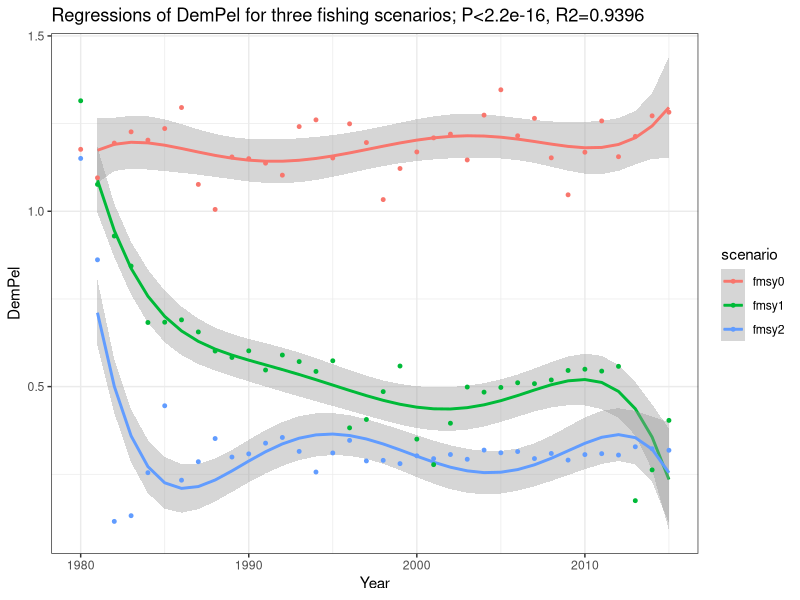
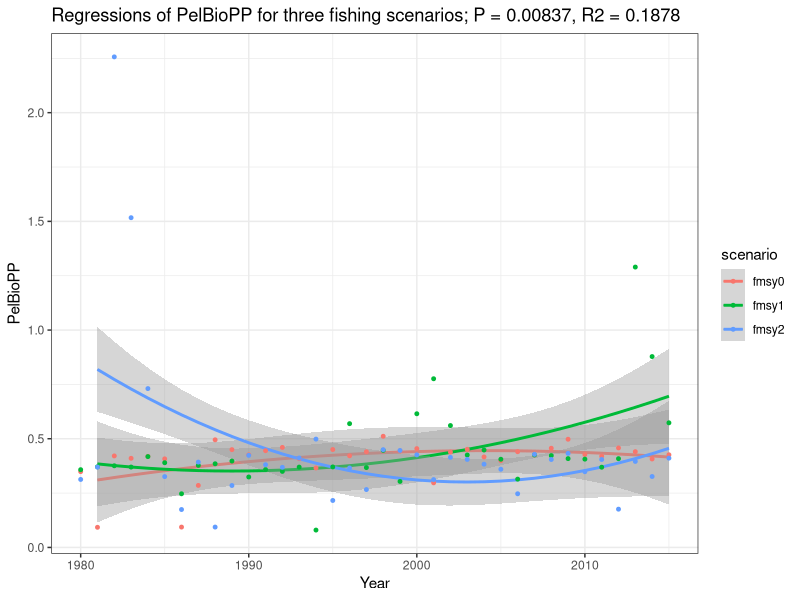
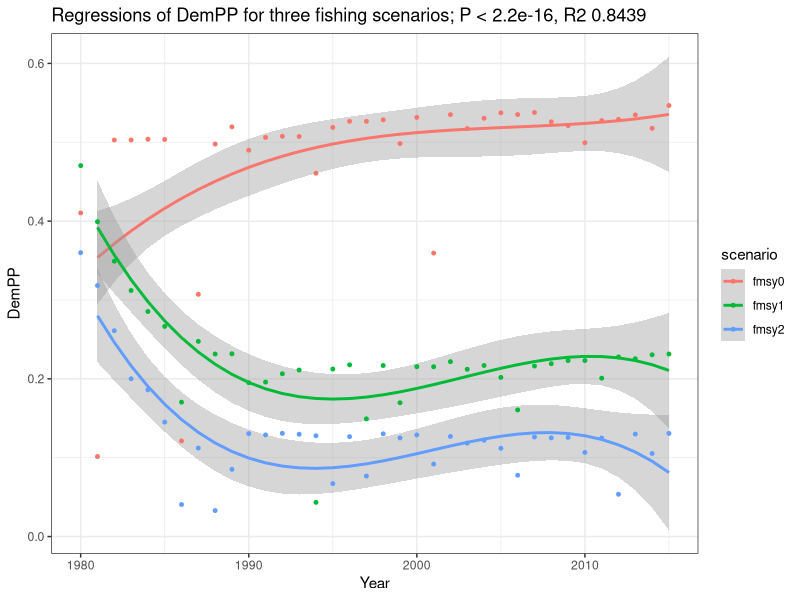
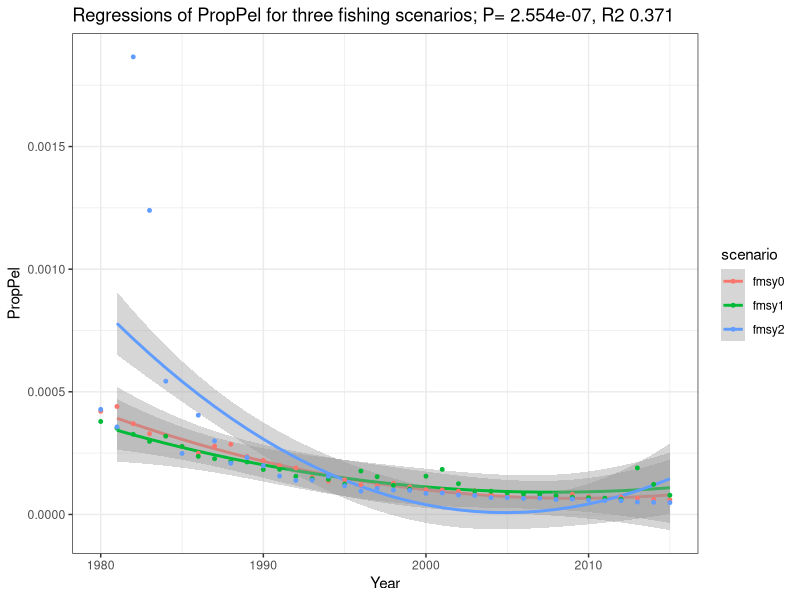
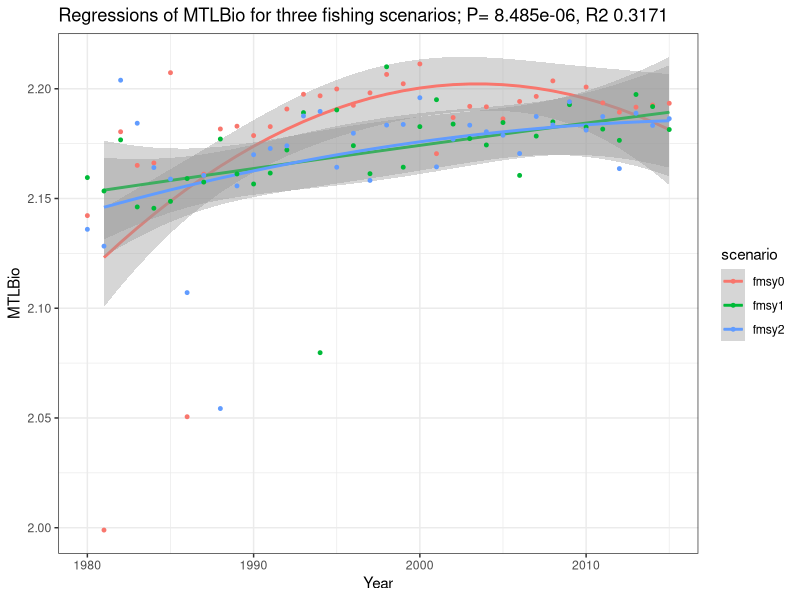

Source code (R) for these figures, in order: (Note: this script raises an error after producing the figures.)
library(tidyverse)
library(car)

##Explore data

read.csv("stats/fisheries_ecosystem/biopp.csv")   -> biopp


biopp$scenario<- as.character(biopp$scenario)
biopp<- rename(biopp, biopp=BioPP)

fitpp0<- lm(biopp ~ poly(year,2), data=biopp)
fitpp1<- lm(biopp ~ poly(year, 2) * scenario, data=biopp)
fitpp2<- lm(biopp ~ poly(year, 3) * scenario, data=biopp)
anova(fitpp0, fitpp1)

###Use summary(fitpp1) to get R-squared and p-value of regression
##Non significant difference between 2 and 3. Non significant difference w/ or w/o scenario

####Plotting regressions######
dat.a = data.frame(year= 1981:2015, scenario='fmsy0')
intervals.a <- predict(fitpp1,newdata = dat.a,interval='confidence',
                       level=0.95)
data.frame(intervals.a) -> intervals.a
intervals.a%>% mutate(year = 1981:2015) %>% select(year, everything()) %>% mutate(scenario='fmsy0')-> intervals.a

dat.b = data.frame(year= 1981:2015, scenario='fmsy1')
intervals.b<- predict(fitpp1, newdata = dat.b, interval='confidence', level=0.95)
data.frame(intervals.b) -> intervals.b
intervals.b%>% mutate(year = 1981:2015) %>% select(year, everything())%>% mutate(scenario='fmsy1') -> intervals.b
dat.c = data.frame(year= 1981:2015, scenario='fmsy2')
intervals.c<- predict(fitpp1, newdata = dat.c, interval='confidence', level=0.95)
data.frame(intervals.c) -> intervals.c
intervals.c%>% mutate(year = 1981:2015) %>% select(year, everything()) %>% mutate(scenario='fmsy2') -> intervals.c

new_intervals_biopp<- rbind(intervals.a, intervals.b, intervals.c)

legend_test<- ggplot(new_intervals_biopp, aes(x =year, y = fit)) +
  theme_bw() +
  geom_line(aes(colour=scenario)) +
  geom_smooth(aes(ymin = lwr, ymax = upr, colour=scenario), stat = "identity") +
  geom_point(data = biopp, aes(x = year, y = biopp, colour=scenario), size=1)+
  xlab("Year") +
  ylab("BioPP") +
  ggtitle("Regressions of BioPP for three fishing scenarios; P<2.2e-16, R2=0.9157")


######## DemPel#############
read.csv("stats/fisheries_ecosystem/dempel.csv") -> dempel

dempel$scenario<- as.character(dempel$scenario)
dempel<- rename(dempel, dempel=DemPel)


fitdp0<- lm(dempel ~ poly(year,5), data=dempel)
fitdp1<- lm(dempel ~ poly(year,5) * scenario, data=dempel)
fitdp2<- lm(dempel ~ poly(year,6) * scenario, data=dempel)
anova(fitdp0, fitdp1)

dempel_fmsy1<- filter(dempel, scenario %in% c("fmsy1",  "fmsy2")) ###These lines distinguish whether 
#there is a difference between fmsy1 and fmsy2
fitdpfm1<- lm(dempel~poly(year,3), data=dempel_fmsy1)
fitdpfm2<- lm(dempel~poly(year,3) * scenario, data=dempel_fmsy1)
anova(fitdpfm1, fitdpfm2)

####Plotting regressions######
dat.a = data.frame(year= 1981:2015, scenario='fmsy0')
intervals.a <- predict(fitdp1,newdata = dat.a,interval='confidence',
                       level=0.95)
data.frame(intervals.a) -> intervals.a
intervals.a%>% mutate(year = 1981:2015) %>% select(year, everything()) %>% mutate(scenario='fmsy0')-> intervals.a

dat.b = data.frame(year= 1981:2015, scenario='fmsy1')
intervals.b<- predict(fitdp1, newdata = dat.b, interval='confidence', level=0.95)
data.frame(intervals.b) -> intervals.b
intervals.b%>% mutate(year = 1981:2015) %>% select(year, everything())%>% mutate(scenario='fmsy1') -> intervals.b
dat.c = data.frame(year= 1981:2015, scenario='fmsy2')
intervals.c<- predict(fitdp1, newdata = dat.c, interval='confidence', level=0.95)
data.frame(intervals.c) -> intervals.c
intervals.c%>% mutate(year = 1981:2015) %>% select(year, everything()) %>% mutate(scenario='fmsy2') -> intervals.c

new_intervals_dempel<- rbind(intervals.a, intervals.b, intervals.c)

ggplot(new_intervals_dempel, aes(x =year, y = fit)) +
  theme_bw() +
  geom_line(aes(colour=scenario)) +
  geom_smooth(aes(ymin = lwr, ymax = upr, colour=scenario), stat = "identity") +
  geom_point(data = dempel, aes(x = year, y = dempel, colour=scenario), size=1)+
  xlab("Year") +
  ylab("DemPel") +
  ggtitle("Regressions of DemPel for three fishing scenarios; P<2.2e-16, R2=0.9396")

#####PelBioPP######
read.csv("stats/fisheries_ecosystem/pelbiopp.csv")-> pelbiopp

pelbiopp$scenario<- as.character(pelbiopp$scenario)
pelbiopp<- rename(pelbiopp, pelbiopp=PelBioPP)

#pelbiopp<- pelbiopp %>% filter(scenario %in% c("fmsy0", "fmsy2"))

fitpbp0<- lm(pelbiopp ~ poly(year, 2), data=pelbiopp)
fitpbp1<- lm(pelbiopp ~ poly(year, 2) * scenario, data=pelbiopp)
#fitpbp2<- lm(pelbiopp ~ poly(year, 3) * scenario, data=pelbiopp)
#anova(fitpbp0, fitpbp1)
pbp_fmsy1<- filter(pelbiopp, scenario %in% c("fmsy0", "fmsy2")) ###These lines distinguish whether 
#there is a difference between fmsy1 and fmsy2
pbpfm1<- lm(pelbiopp~poly(year,2), data=pbp_fmsy1)
pbpfm2<- lm(pelbiopp~poly(year,2) * scenario, data=pbp_fmsy1)
anova(pbpfm1, pbpfm2)

##No significant difference between FMSY0, FMSY2


####Plotting regressions######
dat.a = data.frame(year= 1981:2015, scenario='fmsy0')
intervals.a <- predict(fitpbp1,newdata = dat.a,interval='confidence',
                       level=0.95)
data.frame(intervals.a) -> intervals.a
intervals.a%>% mutate(year = 1981:2015) %>% select(year, everything()) %>% mutate(scenario='fmsy0')-> intervals.a

dat.b = data.frame(year= 1981:2015, scenario='fmsy1')
intervals.b<- predict(fitpbp1, newdata = dat.b, interval='confidence', level=0.95)
data.frame(intervals.b) -> intervals.b
intervals.b%>% mutate(year = 1981:2015) %>% select(year, everything())%>% mutate(scenario='fmsy1') -> intervals.b
dat.c = data.frame(year= 1981:2015, scenario='fmsy2')
intervals.c<- predict(fitpbp1, newdata = dat.c, interval='confidence', level=0.95)
data.frame(intervals.c) -> intervals.c
intervals.c%>% mutate(year = 1981:2015) %>% select(year, everything()) %>% mutate(scenario='fmsy2') -> intervals.c

new_intervals_pelbiopp<- rbind(intervals.a, intervals.b, intervals.c)

ggplot(new_intervals_pelbiopp, aes(x =year, y = fit)) +
  theme_bw() +
  geom_line(aes(colour=scenario)) +
  geom_smooth(aes(ymin = lwr, ymax = upr, colour=scenario), stat = "identity") +
  geom_point(data = pelbiopp, aes(x = year, y = pelbiopp, colour=scenario), size=1)+
  xlab("Year") +
  ylab("PelBioPP") +
  ggtitle("Regressions of PelBioPP for three fishing scenarios; P = 0.00837, R2 = 0.1878")


#####DemPP#########
read.csv("stats/fisheries_ecosystem/dempp.csv")  -> dempp
#pelbiopp<- pelbiopp %>% filter(scenario %in% c("fmsy0", "fmsy2"))
dempp$scenario<- as.character(dempp$scenario)


fitdpp0<- lm(DemPP ~ poly(year, 3), data=dempp)
fitdpp1<- lm(DemPP ~ poly(year, 3) * scenario, data=dempp)
anova(fitdpp0, fitdpp1)

####Plotting regressions######
dat.a = data.frame(year= 1981:2015, scenario='fmsy0')
intervals.a <- predict(fitdpp1,newdata = dat.a,interval='confidence',
                       level=0.95)
data.frame(intervals.a) -> intervals.a
intervals.a%>% mutate(year = 1981:2015) %>% select(year, everything()) %>% mutate(scenario='fmsy0')-> intervals.a

dat.b = data.frame(year= 1981:2015, scenario='fmsy1')
intervals.b<- predict(fitdpp1, newdata = dat.b, interval='confidence', level=0.95)
data.frame(intervals.b) -> intervals.b
intervals.b%>% mutate(year = 1981:2015) %>% select(year, everything())%>% mutate(scenario='fmsy1') -> intervals.b
dat.c = data.frame(year= 1981:2015, scenario='fmsy2')
intervals.c<- predict(fitdpp1, newdata = dat.c, interval='confidence', level=0.95)
data.frame(intervals.c) -> intervals.c
intervals.c%>% mutate(year = 1981:2015) %>% select(year, everything()) %>% mutate(scenario='fmsy2') -> intervals.c

new_intervals_dempp<- rbind(intervals.a, intervals.b, intervals.c)

ggplot(new_intervals_dempp, aes(x =year, y = fit)) +
  theme_bw() +
  geom_line(aes(colour=scenario)) +
  geom_smooth(aes(ymin = lwr, ymax = upr, colour=scenario), stat = "identity") +
  geom_point(data = dempp, aes(x = year, y = DemPP, colour=scenario), size=1)+
  xlab("Year") +
  ylab("DemPP") +
  ggtitle("Regressions of DemPP for three fishing scenarios; P < 2.2e-16, R2 0.8439")

#####PropPel#########
read.csv("stats/fisheries_ecosystem/proppel.csv")  -> proppel
#pelbiopp<- pelbiopp %>% filter(scenario %in% c("fmsy0", "fmsy2"))

fitproppel0<- lm(PropPel ~ poly(year, 2), data=proppel)
fitproppel1<- lm(PropPel ~ poly(year, 2) * scenario, data=proppel)

anova(fitproppel0, fitproppel1)

proppel_fmsy1<- filter(proppel, scenario %in% c("fmsy1", "fmsy2")) ###These lines distinguish whether 
#there is a difference between fmsy1 and fmsy2
proppelfm1<- lm(PropPel~poly(year,2), data=proppel_fmsy1)
proppelfm2<- lm(PropPel~poly(year,2) * scenario, data=proppel_fmsy1)
anova(proppelfm1, proppelfm2)

##Weak significance between (FMSY0, FMSy2) + (FMSY0, FMSY1) +(FMSY1, FMSY2) P= 0.01-0.05

####Plotting regressions######
dat.a = data.frame(year= 1981:2015, scenario='fmsy0')
intervals.a <- predict(fitproppel1,newdata = dat.a,interval='confidence',
                       level=0.95)
data.frame(intervals.a) -> intervals.a
intervals.a%>% mutate(year = 1981:2015) %>% select(year, everything()) %>% mutate(scenario='fmsy0')-> intervals.a

dat.b = data.frame(year= 1981:2015, scenario='fmsy1')
intervals.b<- predict(fitproppel1, newdata = dat.b, interval='confidence', level=0.95)
data.frame(intervals.b) -> intervals.b
intervals.b%>% mutate(year = 1981:2015) %>% select(year, everything())%>% mutate(scenario='fmsy1') -> intervals.b
dat.c = data.frame(year= 1981:2015, scenario='fmsy2')
intervals.c<- predict(fitproppel1, newdata = dat.c, interval='confidence', level=0.95)
data.frame(intervals.c) -> intervals.c
intervals.c%>% mutate(year = 1981:2015) %>% select(year, everything()) %>% mutate(scenario='fmsy2') -> intervals.c

new_intervals_proppel<- rbind(intervals.a, intervals.b, intervals.c)

ggplot(new_intervals_proppel, aes(x =year, y = fit)) +
  theme_bw() +
  geom_line(aes(colour=scenario)) +
  geom_smooth(aes(ymin = lwr, ymax = upr, colour=scenario), stat = "identity") +
  geom_point(data = proppel, aes(x = year, y = PropPel, colour=scenario), size=1)+
  xlab("Year") +
  ylab("PropPel") +
  ggtitle("Regressions of PropPel for three fishing scenarios; P= 2.554e-07, R2 0.371")


#####MTLBio#########
read.csv("stats/fisheries_ecosystem/tl_community.csv")  -> mtlbio
#pelbiopp<- pelbiopp %>% filter(scenario %in% c("fmsy0", "fmsy2"))

mtlbio0<- lm(TL_all ~ poly(year, 2), data=mtlbio)
mtlbio1<- lm(TL_all ~ poly(year, 2) * scenario, data=mtlbio)
#mtlbio2<- lm(TL_all ~ poly(year, 3) * scenario, data=mtlbio)

anova(mtlbio0,mtlbio1)

##Insignificant difference between regressions

####Plotting regressions######
dat.a = data.frame(year= 1981:2015, scenario='fmsy0')
intervals.a <- predict(mtlbio1,newdata = dat.a,interval='confidence',
                       level=0.95)
data.frame(intervals.a) -> intervals.a
intervals.a%>% mutate(year = 1981:2015) %>% select(year, everything()) %>% mutate(scenario='fmsy0')-> intervals.a

dat.b = data.frame(year= 1981:2015, scenario='fmsy1')
intervals.b<- predict(mtlbio1, newdata = dat.b, interval='confidence', level=0.95)
data.frame(intervals.b) -> intervals.b
intervals.b%>% mutate(year = 1981:2015) %>% select(year, everything())%>% mutate(scenario='fmsy1') -> intervals.b
dat.c = data.frame(year= 1981:2015, scenario='fmsy2')
intervals.c<- predict(mtlbio1, newdata = dat.c, interval='confidence', level=0.95)
data.frame(intervals.c) -> intervals.c
intervals.c%>% mutate(year = 1981:2015) %>% select(year, everything()) %>% mutate(scenario='fmsy2') -> intervals.c

new_intervals_mtlbio<- rbind(intervals.a, intervals.b, intervals.c)

ggplot(new_intervals_mtlbio, aes(x =year, y = fit)) +
  theme_bw() +
  geom_line(aes(colour=scenario)) +
  geom_smooth(aes(ymin = lwr, ymax = upr, colour=scenario), stat = "identity") +
  geom_point(data = mtlbio, aes(x = year, y = TL_all, colour=scenario), size=1)+
  xlab("Year") +
  ylab("MTLBio") +
  ggtitle("Regressions of MTLBio for three fishing scenarios; P= 8.485e-06, R2 0.3171")


######PLOTS######

biopp_plot<- ggplot(new_intervals_biopp, aes(x =year, y = fit)) +
  theme_bw() +
  geom_line(aes(colour=scenario)) +
  geom_smooth(aes(ymin = lwr, ymax = upr, colour=scenario), stat = "identity") +
  geom_point(data = biopp, aes(x = year, y = biopp, colour=scenario), size=1)+
  xlab("Year") +
  ylab("Biomass/Primary Productivity Ratio")+ theme(legend.position="none")

dempel_plot<- ggplot(new_intervals_dempel, aes(x =year, y = fit)) +
  theme_bw() +
  geom_line(aes(colour=scenario)) +
  geom_smooth(aes(ymin = lwr, ymax = upr, colour=scenario), stat = "identity") +
  geom_point(data = dempel, aes(x = year, y = dempel, colour=scenario), size=1)+
  xlab("Year") +
  ylab("Demersal/Pelagic Ratio")+ theme(legend.position="none")

pelbiopp_plot<- ggplot(new_intervals_pelbiopp, aes(x =year, y = fit)) +
  theme_bw() +
  geom_line(aes(colour=scenario)) +
  geom_smooth(aes(ymin = lwr, ymax = upr, colour=scenario), stat = "identity") +
  geom_point(data = pelbiopp, aes(x = year, y = pelbiopp, colour=scenario), size=1)+
  xlab("Year") +
  ylab("Pelagic/Primary Productivity Ratio")+ theme(legend.position="none")

dempp_plot<- ggplot(new_intervals_dempp, aes(x =year, y = fit)) +
  theme_bw() +
  geom_line(aes(colour=scenario)) +
  geom_smooth(aes(ymin = lwr, ymax = upr, colour=scenario), stat = "identity") +
  geom_point(data = dempp, aes(x = year, y = DemPP, colour=scenario), size=1)+
  xlab("Year") +
  ylab("Demersal/Primary Productivity Ratio")+ theme(legend.position="none")

proppel_plot<- ggplot(new_intervals_proppel, aes(x =year, y = fit)) +
  theme_bw() +
  geom_line(aes(colour=scenario)) +
  geom_smooth(aes(ymin = lwr, ymax = upr, colour=scenario), stat = "identity") +
  geom_point(data = proppel, aes(x = year, y = PropPel, colour=scenario), size=1)+
  xlab("Year") +
  ylab("Proportion Pelagic Species")+ theme(legend.position="none")

mtlbio_plot<- ggplot(new_intervals_mtlbio, aes(x =year, y = fit)) +
  theme_bw() +
  geom_line(aes(colour=scenario)) +
  geom_smooth(aes(ymin = lwr, ymax = upr, colour=scenario), stat = "identity") +
  geom_point(data = mtlbio, aes(x = year, y = TL_all, colour=scenario), size=1)+
  xlab("Year") +
  ylab("Mean Trophic Level of Biomass")+ theme(legend.position="none")

legend<- get_legend(legend_test)
prow<- plot_grid(biopp_plot, dempel_plot, pelbiopp_plot, dempp_plot, proppel_plot, mtlbio_plot, labels = c("A", "B", "C", "D", "E", "F"), align = "h", ncol=3)

prow_test<- plot_grid(prow, legend, rel_widths = c(3, .3), label_size = 8)